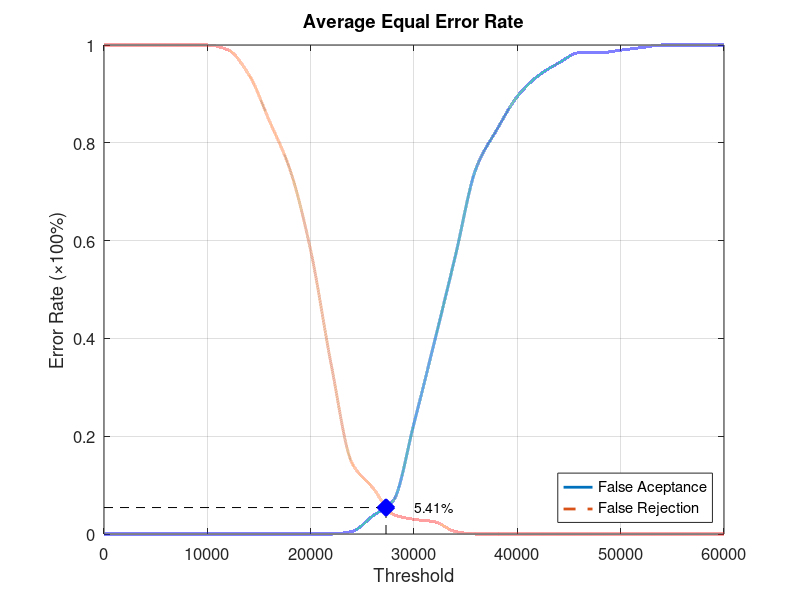
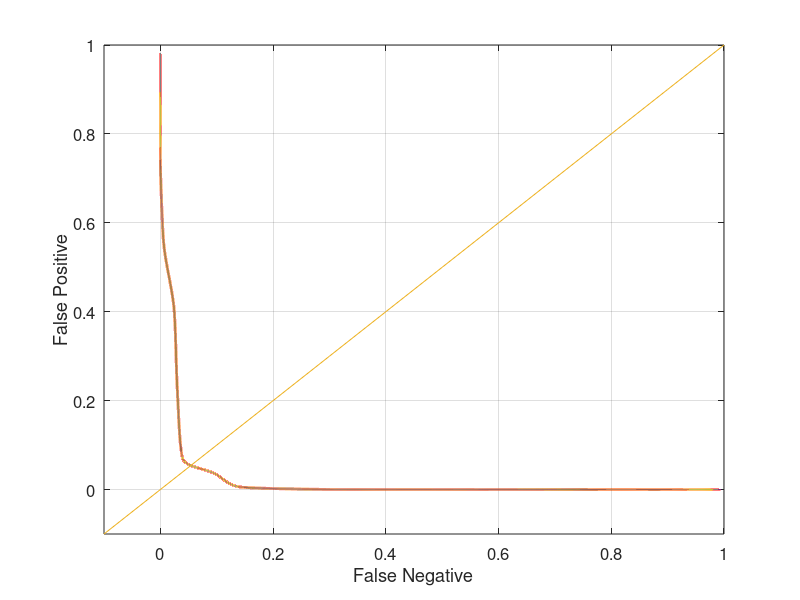

Reproduce these figures in MATLAB, in order.
function yEER = Database3_2
close all;
clear;
clc;
x = 0:2000:60000;
xq = 0:0.5:60000;

y0 = [0 0 0 0 0 0 0 0 0 0 0 0 0.00526316 0.0368421 0.0684211 0.226316 0.394737 0.568421 0.747368 0.826316 0.894737 0.936842 0.963158 0.984211 0.984211 0.989474 0.994737 1 1 1 1];
yy0 = interp1(x, y0, xq, 'pchip');
y1 = [1 1 1 1 1 1 0.99 0.94 0.845 0.745 0.58 0.345 0.145 0.095 0.04 0.03 0.025 0.005 0 0 0 0 0 0 0 0 0 0 0 0 0];
yy1 = interp1(x, y1, xq, 'pchip');

% Calculating EER: 
y2 = abs(y0 - y1);
find(y2 == min(y2))
yy2 = abs(yy0 - yy1);
xEER = find(yy2 == min(yy2));
xEERIndex = xq(xEER) % X-axis EER
yEER = yy0(xEER) % Y-axis EER

main = figure
plot(xq, yy0,'-','LineWidth', 2);	hold on
plot(xq, yy1,'--','LineWidth', 2);	hold on
plot([xEERIndex xEERIndex], [0 yEER], 'k--');	hold on
plot([0 xEERIndex], [yEER yEER], 'k--');	hold on
plot(xEERIndex, yEER, 'bx', 'LineWidth', 10);	hold on
text(xEERIndex + 10 * xEERIndex / 100, yEER, [num2str(round((10000 * yEER)) / 100) '%'])
legend('False Aceptance', 'False Rejection', 'Location', 'SouthEast')
xlabel('Threshold')
ylabel('Error Rate (\times100%)')
title('Average Equal Error Rate')
set(gca, 'FontSize', 12)
axis([0 60000 0 1])
grid on

print(main, 'Database3_2Main', '-dpng');
FNRxFPR = figure('Color', [1 1 1]);
plot(yy1, yy0, '-', yy1, yy0, 'LineWidth', 2);
hold on
y = -0.1:0.1:1
plot(y, y); 
set(gca, 'FontSize', 12)
xlabel('False Negative')
ylabel('False Positive')
axis([-0.1 1 -0.1 1])
set(gca, 'FontSize', 12)
grid on

print(FNRxFPR, 'Database3_2FNRxFPR','-dpng');
end
